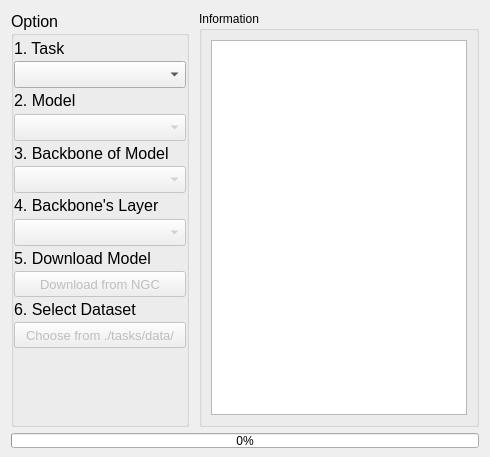
      <widget class="QWidget" name="tab_1">
       <property name="enabled">
        <bool>true</bool>
       </property>
       <property name="sizePolicy">
        <sizepolicy hsizetype="Preferred" vsizetype="Preferred">
         <horstretch>0</horstretch>
         <verstretch>0</verstretch>
        </sizepolicy>
       </property>
       <property name="font">
        <font>
         <weight>50</weight>
         <bold>false</bold>
        </font>
       </property>
       <attribute name="title">
        <string>Initialize</string>
       </attribute>
       <layout class="QGridLayout" name="gridLayout_26">
        <property name="bottomMargin">
         <number>9</number>
        </property>
        <item row="0" column="0">
         <widget class="QWidget" name="t1_widget_main" native="true">
          <layout class="QGridLayout" name="gridLayout_27" columnstretch="1,3">
           <property name="leftMargin">
            <number>0</number>
           </property>
           <property name="topMargin">
            <number>0</number>
           </property>
           <property name="rightMargin">
            <number>0</number>
           </property>
           <property name="bottomMargin">
            <number>0</number>
           </property>
           <property name="spacing">
            <number>10</number>
           </property>
           <item row="0" column="0">
            <widget class="QGroupBox" name="t1_option">
             <property name="sizePolicy">
              <sizepolicy hsizetype="Preferred" vsizetype="Preferred">
               <horstretch>0</horstretch>
               <verstretch>0</verstretch>
              </sizepolicy>
             </property>
             <property name="font">
              <font>
               <family>Arial</family>
               <pointsize>12</pointsize>
               <underline>false</underline>
              </font>
             </property>
             <property name="title">
              <string>Option</string>
             </property>
             <property name="flat">
              <bool>false</bool>
             </property>
             <layout class="QVBoxLayout" name="verticalLayout_3" stretch="1,1,1,1,1,1,1,1,1,1,1,1,1,1,1">
              <property name="spacing">
               <number>0</number>
              </property>
              <property name="leftMargin">
               <number>0</number>
              </property>
              <property name="topMargin">
               <number>0</number>
              </property>
              <property name="rightMargin">
               <number>0</number>
              </property>
              <property name="bottomMargin">
               <number>0</number>
              </property>
              <item>
               <widget class="QLabel" name="t1_lbl_task">
                <property name="sizePolicy">
                 <sizepolicy hsizetype="Preferred" vsizetype="Preferred">
                  <horstretch>0</horstretch>
                  <verstretch>0</verstretch>
                 </sizepolicy>
                </property>
                <property name="font">
                 <font>
                  <weight>50</weight>
                  <bold>false</bold>
                 </font>
                </property>
                <property name="toolTip">
                 <string>&lt;html&gt;&lt;head/&gt;&lt;body&gt;&lt;p align=&quot;center&quot;&gt;&lt;br/&gt;&lt;/p&gt;&lt;/body&gt;&lt;/html&gt;</string>
                </property>
                <property name="text">
                 <string>&lt;html&gt;&lt;head/&gt;&lt;body&gt;&lt;p&gt;1. Task&lt;/p&gt;&lt;/body&gt;&lt;/html&gt;</string>
                </property>
               </widget>
              </item>
              <item>
               <widget class="QComboBox" name="t1_combo_task">
                <property name="sizePolicy">
                 <sizepolicy hsizetype="Preferred" vsizetype="Preferred">
                  <horstretch>0</horstretch>
                  <verstretch>0</verstretch>
                 </sizepolicy>
                </property>
                <property name="toolTip">
                 <string>&lt;html&gt;&lt;head/&gt;&lt;body&gt;&lt;p align=&quot;center&quot;&gt;&lt;br/&gt;&lt;/p&gt;&lt;/body&gt;&lt;/html&gt;</string>
                </property>
                <property name="currentText">
                 <string/>
                </property>
                <property name="currentIndex">
                 <number>-1</number>
                </property>
                <item>
                 <property name="text">
                  <string>Image Classification</string>
                 </property>
                </item>
                <item>
                 <property name="text">
                  <string>Objected Detection</string>
                 </property>
                </item>
                <item>
                 <property name="text">
                  <string>Segmentation</string>
                 </property>
                </item>
               </widget>
              </item>
              <item>
               <widget class="QLabel" name="t1_lbl_model">
                <property name="sizePolicy">
                 <sizepolicy hsizetype="Preferred" vsizetype="Preferred">
                  <horstretch>0</horstretch>
                  <verstretch>0</verstretch>
                 </sizepolicy>
                </property>
                <property name="font">
                 <font>
                  <weight>50</weight>
                  <bold>false</bold>
                 </font>
                </property>
                <property name="toolTip">
                 <string>&lt;html&gt;&lt;head/&gt;&lt;body&gt;&lt;p align=&quot;center&quot;&gt;&lt;br/&gt;&lt;/p&gt;&lt;/body&gt;&lt;/html&gt;</string>
                </property>
                <property name="text">
                 <string>&lt;html&gt;&lt;head/&gt;&lt;body&gt;&lt;p&gt;2. Model&lt;/p&gt;&lt;/body&gt;&lt;/html&gt;</string>
                </property>
               </widget>
              </item>
              <item>
               <widget class="QComboBox" name="t1_combo_model">
                <property name="enabled">
                 <bool>false</bool>
                </property>
                <property name="sizePolicy">
                 <sizepolicy hsizetype="Preferred" vsizetype="Preferred">
                  <horstretch>0</horstretch>
                  <verstretch>0</verstretch>
                 </sizepolicy>
                </property>
                <property name="toolTip">
                 <string>&lt;html&gt;&lt;head/&gt;&lt;body&gt;&lt;p align=&quot;center&quot;&gt;&lt;br/&gt;&lt;/p&gt;&lt;/body&gt;&lt;/html&gt;</string>
                </property>
               </widget>
              </item>
              <item>
               <widget class="QLabel" name="t1_lbl_bone">
                <property name="sizePolicy">
                 <sizepolicy hsizetype="Preferred" vsizetype="Preferred">
                  <horstretch>0</horstretch>
                  <verstretch>0</verstretch>
                 </sizepolicy>
                </property>
                <property name="font">
                 <font>
                  <weight>50</weight>
                  <bold>false</bold>
                 </font>
                </property>
                <property name="toolTip">
                 <string>&lt;html&gt;&lt;head/&gt;&lt;body&gt;&lt;p align=&quot;center&quot;&gt;&lt;br/&gt;&lt;/p&gt;&lt;/body&gt;&lt;/html&gt;</string>
                </property>
                <property name="text">
                 <string>&lt;html&gt;&lt;head/&gt;&lt;body&gt;&lt;p&gt;3. Backbone of Model&lt;/p&gt;&lt;/body&gt;&lt;/html&gt;</string>
                </property>
               </widget>
              </item>
              <item>
               <widget class="QComboBox" name="t1_combo_bone">
                <property name="enabled">
                 <bool>false</bool>
                </property>
                <property name="sizePolicy">
                 <sizepolicy hsizetype="Preferred" vsizetype="Preferred">
                  <horstretch>0</horstretch>
                  <verstretch>0</verstretch>
                 </sizepolicy>
                </property>
                <property name="toolTip">
                 <string>&lt;html&gt;&lt;head/&gt;&lt;body&gt;&lt;p align=&quot;center&quot;&gt;&lt;br/&gt;&lt;/p&gt;&lt;/body&gt;&lt;/html&gt;</string>
                </property>
               </widget>
              </item>
              <item>
               <widget class="QLabel" name="t1_lbl_layer">
                <property name="sizePolicy">
                 <sizepolicy hsizetype="Preferred" vsizetype="Preferred">
                  <horstretch>0</horstretch>
                  <verstretch>0</verstretch>
                 </sizepolicy>
                </property>
                <property name="font">
                 <font>
                  <weight>50</weight>
                  <bold>false</bold>
                 </font>
                </property>
                <property name="toolTip">
                 <string>&lt;html&gt;&lt;head/&gt;&lt;body&gt;&lt;p align=&quot;center&quot;&gt;&lt;br/&gt;&lt;/p&gt;&lt;/body&gt;&lt;/html&gt;</string>
                </property>
                <property name="text">
                 <string>&lt;html&gt;&lt;head/&gt;&lt;body&gt;&lt;p&gt;4. Backbone's Layer&lt;/p&gt;&lt;/body&gt;&lt;/html&gt;</string>
                </property>
               </widget>
              </item>
              <item>
               <widget class="QComboBox" name="t1_combo_layer">
                <property name="enabled">
                 <bool>false</bool>
                </property>
                <property name="sizePolicy">
                 <sizepolicy hsizetype="Preferred" vsizetype="Preferred">
                  <horstretch>0</horstretch>
                  <verstretch>0</verstretch>
                 </sizepolicy>
                </property>
                <property name="toolTip">
                 <string>&lt;html&gt;&lt;head/&gt;&lt;body&gt;&lt;p align=&quot;center&quot;&gt;&lt;br/&gt;&lt;/p&gt;&lt;/body&gt;&lt;/html&gt;</string>
                </property>
               </widget>
              </item>
              <item>
               <widget class="QLabel" name="t1_lbl_download">
                <property name="font">
                 <font>
                  <weight>50</weight>
                  <bold>false</bold>
                 </font>
                </property>
                <property name="text">
                 <string>5. Download Model</string>
                </property>
               </widget>
              </item>
              <item>
               <widget class="QPushButton" name="t1_bt_download">
                <property name="enabled">
                 <bool>false</bool>
                </property>
                <property name="sizePolicy">
                 <sizepolicy hsizetype="Preferred" vsizetype="Preferred">
                  <horstretch>0</horstretch>
                  <verstretch>0</verstretch>
                 </sizepolicy>
                </property>
                <property name="font">
                 <font>
                  <pointsize>10</pointsize>
                 </font>
                </property>
                <property name="text">
                 <string>Download from NGC</string>
                </property>
               </widget>
              </item>
              <item>
               <widget class="QLabel" name="t1_lbl_dset">
                <property name="sizePolicy">
                 <sizepolicy hsizetype="Preferred" vsizetype="Preferred">
                  <horstretch>0</horstretch>
                  <verstretch>0</verstretch>
                 </sizepolicy>
                </property>
                <property name="font">
                 <font>
                  <weight>50</weight>
                  <bold>false</bold>
                 </font>
                </property>
                <property name="toolTip">
                 <string>&lt;html&gt;&lt;head/&gt;&lt;body&gt;&lt;p align=&quot;center&quot;&gt;&lt;br/&gt;&lt;/p&gt;&lt;/body&gt;&lt;/html&gt;</string>
                </property>
                <property name="text">
                 <string>&lt;html&gt;&lt;head/&gt;&lt;body&gt;&lt;p&gt;6. Select Dataset&lt;/p&gt;&lt;/body&gt;&lt;/html&gt;</string>
                </property>
               </widget>
              </item>
              <item>
               <widget class="QPushButton" name="t1_bt_dset">
                <property name="enabled">
                 <bool>false</bool>
                </property>
                <property name="sizePolicy">
                 <sizepolicy hsizetype="Preferred" vsizetype="Preferred">
                  <horstretch>0</horstretch>
                  <verstretch>0</verstretch>
                 </sizepolicy>
                </property>
                <property name="font">
                 <font>
                  <pointsize>10</pointsize>
                 </font>
                </property>
                <property name="text">
                 <string>Choose from ./tasks/data/</string>
                </property>
               </widget>
              </item>
              <item>
               <spacer name="verticalSpacer">
                <property name="orientation">
                 <enum>Qt::Vertical</enum>
                </property>
                <property name="sizeHint" stdset="0">
                 <size>
                  <width>20</width>
                  <height>40</height>
                 </size>
                </property>
               </spacer>
              </item>
              <item>
               <spacer name="verticalSpacer_2">
                <property name="orientation">
                 <enum>Qt::Vertical</enum>
                </property>
                <property name="sizeHint" stdset="0">
                 <size>
                  <width>20</width>
                  <height>40</height>
                 </size>
                </property>
               </spacer>
              </item>
              <item>
               <spacer name="verticalSpacer_3">
                <property name="orientation">
                 <enum>Qt::Vertical</enum>
                </property>
                <property name="sizeHint" stdset="0">
                 <size>
                  <width>20</width>
                  <height>40</height>
                 </size>
                </property>
               </spacer>
              </item>
             </layout>
            </widget>
           </item>
           <item row="0" column="1">
            <widget class="QGroupBox" name="t1_info">
             <property name="title">
              <string>Information</string>
             </property>
             <layout class="QGridLayout" name="gridLayout_2">
              <item row="0" column="0">
               <widget class="QPlainTextEdit" name="t1_console">
                <property name="sizePolicy">
                 <sizepolicy hsizetype="Preferred" vsizetype="Preferred">
                  <horstretch>0</horstretch>
                  <verstretch>0</verstretch>
                 </sizepolicy>
                </property>
                <property name="font">
                 <font>
                  <pointsize>11</pointsize>
                 </font>
                </property>
                <property name="verticalScrollBarPolicy">
                 <enum>Qt::ScrollBarAsNeeded</enum>
                </property>
                <property name="horizontalScrollBarPolicy">
                 <enum>Qt::ScrollBarAlwaysOff</enum>
                </property>
                <property name="lineWrapMode">
                 <enum>QPlainTextEdit::WidgetWidth</enum>
                </property>
                <property name="readOnly">
                 <bool>true</bool>
                </property>
               </widget>
              </item>
             </layout>
            </widget>
           </item>
          </layout>
         </widget>
        </item>
        <item row="1" column="0">
         <widget class="QProgressBar" name="t1_progress">
          <property name="maximumSize">
           <size>
            <width>16777215</width>
            <height>15</height>
           </size>
          </property>
          <property name="value">
           <number>0</number>
          </property>
         </widget>
        </item>
       </layout>
      </widget>
